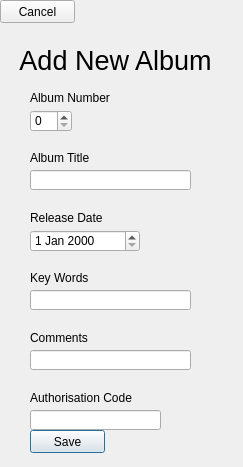
<?xml version="1.0" encoding="UTF-8"?>
<ui version="4.0">
 <class>Music_Albums_Add</class>
 <widget class="QDialog" name="Music_Albums_Add">
  <property name="geometry">
   <rect>
    <x>0</x>
    <y>0</y>
    <width>243</width>
    <height>467</height>
   </rect>
  </property>
  <property name="windowTitle">
   <string>Add Album</string>
  </property>
  <widget class="QLabel" name="AddAlbum_NumberText">
   <property name="geometry">
    <rect>
     <x>30</x>
     <y>90</y>
     <width>161</width>
     <height>16</height>
    </rect>
   </property>
   <property name="text">
    <string>Album Number</string>
   </property>
  </widget>
  <widget class="QLineEdit" name="AddAlbum_TitleBox">
   <property name="geometry">
    <rect>
     <x>30</x>
     <y>170</y>
     <width>161</width>
     <height>20</height>
    </rect>
   </property>
  </widget>
  <widget class="QLabel" name="AddAlbum_TitleText">
   <property name="geometry">
    <rect>
     <x>30</x>
     <y>150</y>
     <width>161</width>
     <height>16</height>
    </rect>
   </property>
   <property name="text">
    <string>Album Title</string>
   </property>
  </widget>
  <widget class="QLabel" name="AddAlbum_DateText">
   <property name="geometry">
    <rect>
     <x>30</x>
     <y>210</y>
     <width>161</width>
     <height>16</height>
    </rect>
   </property>
   <property name="text">
    <string>Release Date</string>
   </property>
  </widget>
  <widget class="QDateEdit" name="AddAlbum_DateBox">
   <property name="geometry">
    <rect>
     <x>30</x>
     <y>230</y>
     <width>110</width>
     <height>22</height>
    </rect>
   </property>
  </widget>
  <widget class="QLineEdit" name="AddAlbum_KeyWordsBox">
   <property name="geometry">
    <rect>
     <x>30</x>
     <y>290</y>
     <width>161</width>
     <height>20</height>
    </rect>
   </property>
  </widget>
  <widget class="QLabel" name="AddAlbum_KeyWordsText">
   <property name="geometry">
    <rect>
     <x>30</x>
     <y>270</y>
     <width>111</width>
     <height>16</height>
    </rect>
   </property>
   <property name="text">
    <string>Key Words</string>
   </property>
  </widget>
  <widget class="QLineEdit" name="AddAlbum_CommentsBox">
   <property name="geometry">
    <rect>
     <x>30</x>
     <y>350</y>
     <width>161</width>
     <height>20</height>
    </rect>
   </property>
  </widget>
  <widget class="QLabel" name="AddAlbum_CommentsText">
   <property name="geometry">
    <rect>
     <x>30</x>
     <y>330</y>
     <width>161</width>
     <height>16</height>
    </rect>
   </property>
   <property name="text">
    <string>Comments</string>
   </property>
  </widget>
  <widget class="QSpinBox" name="AddAlbum_NumberBox">
   <property name="geometry">
    <rect>
     <x>30</x>
     <y>110</y>
     <width>42</width>
     <height>22</height>
    </rect>
   </property>
  </widget>
  <widget class="QLineEdit" name="AddAlbum_CodeBox">
   <property name="geometry">
    <rect>
     <x>30</x>
     <y>410</y>
     <width>131</width>
     <height>20</height>
    </rect>
   </property>
  </widget>
  <widget class="QLabel" name="AddAlbum_CodeText">
   <property name="geometry">
    <rect>
     <x>30</x>
     <y>390</y>
     <width>131</width>
     <height>16</height>
    </rect>
   </property>
   <property name="text">
    <string>Authorisation Code</string>
   </property>
  </widget>
  <widget class="QPushButton" name="AddAlbum_CodeButton">
   <property name="geometry">
    <rect>
     <x>30</x>
     <y>430</y>
     <width>75</width>
     <height>23</height>
    </rect>
   </property>
   <property name="text">
    <string>Save</string>
   </property>
  </widget>
  <widget class="QLabel" name="AddAlbum_MainText">
   <property name="geometry">
    <rect>
     <x>0</x>
     <y>50</y>
     <width>231</width>
     <height>20</height>
    </rect>
   </property>
   <property name="font">
    <font>
     <pointsize>20</pointsize>
    </font>
   </property>
   <property name="text">
    <string>Add New Album</string>
   </property>
   <property name="alignment">
    <set>Qt::AlignCenter</set>
   </property>
  </widget>
  <widget class="QPushButton" name="AddAlbum_CancelButton">
   <property name="geometry">
    <rect>
     <x>0</x>
     <y>0</y>
     <width>75</width>
     <height>23</height>
    </rect>
   </property>
   <property name="text">
    <string>Cancel</string>
   </property>
  </widget>
  <widget class="QLabel" name="AddAlbum_TitleValidation">
   <property name="geometry">
    <rect>
     <x>90</x>
     <y>150</y>
     <width>151</width>
     <height>16</height>
    </rect>
   </property>
   <property name="text">
    <string>&lt;html&gt;&lt;head/&gt;&lt;body&gt;&lt;p&gt;&lt;span style=&quot; color:#ff0000;&quot;/&gt;&lt;/p&gt;&lt;/body&gt;&lt;/html&gt;</string>
   </property>
  </widget>
  <widget class="QLabel" name="AddAlbum_KeyValidation">
   <property name="geometry">
    <rect>
     <x>90</x>
     <y>270</y>
     <width>151</width>
     <height>16</height>
    </rect>
   </property>
   <property name="text">
    <string/>
   </property>
  </widget>
  <widget class="QLabel" name="AddAlbum_CommentsValidation">
   <property name="geometry">
    <rect>
     <x>90</x>
     <y>330</y>
     <width>151</width>
     <height>16</height>
    </rect>
   </property>
   <property name="text">
    <string/>
   </property>
  </widget>
  <widget class="QLabel" name="AddAlbum_CodeValidation">
   <property name="geometry">
    <rect>
     <x>130</x>
     <y>390</y>
     <width>111</width>
     <height>16</height>
    </rect>
   </property>
   <property name="text">
    <string/>
   </property>
  </widget>
 </widget>
 <resources/>
 <connections>
  <connection>
   <sender>AddAlbum_CodeButton</sender>
   <signal>clicked()</signal>
   <receiver>Music_Albums_Add</receiver>
   <slot>AddAlbum()</slot>
   <hints>
    <hint type="sourcelabel">
     <x>304</x>
     <y>530</y>
    </hint>
    <hint type="destinationlabel">
     <x>304</x>
     <y>576</y>
    </hint>
   </hints>
  </connection>
  <connection>
   <sender>AddAlbum_CancelButton</sender>
   <signal>clicked()</signal>
   <receiver>Music_Albums_Add</receiver>
   <slot>CancelButton()</slot>
   <hints>
    <hint type="sourcelabel">
     <x>54</x>
     <y>13</y>
    </hint>
    <hint type="destinationlabel">
     <x>68</x>
     <y>601</y>
    </hint>
   </hints>
  </connection>
 </connections>
 <slots>
  <slot>AddAlbum()</slot>
  <slot>CancelButton()</slot>
 </slots>
</ui>
